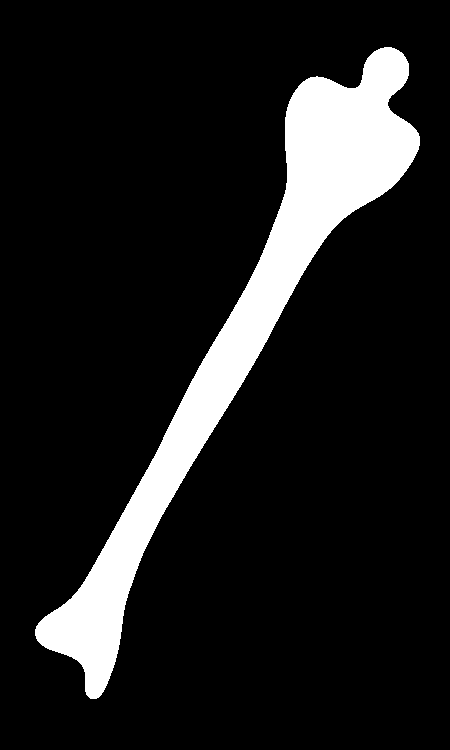
%> input picture Unidad5/hueso.tif, 450 x 750 px
$ octave P5_Ejercicio6.m   (GNU Octave 9; MATLAB toolbox functions it lacks are replaced by stand-ins)
%> lines starting %> are read from the running program, lines starting %| are printed output that depends on the picture; in (x1, y1, x2, y2) boxes, pixels count from 0 and x2, y2 are one past the last pixel; in counts of white or black regions, pixels touching at a corner belong together; the program's own positions count from 1
### Unidad5/endpoint_fcn.m
function is_end_point = endpoint_fcn(nhood)
    interval1=[-1 1 -1;-1 1 -1; -1 -1 -1];
    interval2=[1 -1 -1; -1 1 -1;-1 -1 -1];
for k = 1:4
% rot90(A, k) rota A 90o k veces
    C = bwhitmiss(nhood, rot90(interval1, k));
    D = bwhitmiss(nhood, rot90(interval2, k));
    if (C (2,2) == 1) || (D (2,2) == 1)
        % La vecindad del pixel matchea
        % una configuraci髇 de punto extremo
        is_end_point = true;
    return;
    end
end

is_end_point = false;

### Unidad5/P5_Ejercicio6.m
clc; clear all; close all;
%%Practica 5: Procesamiento morfologico
%%Ejercicio 6: Aplique la transformación hit-or-miss a una imagen binaria,
%%definiendo un par de elementos estructurales (o la matriz intervalo) de tal forma que
%%permita detectar un patrón especifico.

% Explicacion hit-or-miss
%{
C=bwhitmiss(A,B1,B2) ; % Resulta en todas las ubicaciones de A que coincidad con
%los pixeles de B1 (hit) y que no coincidan con B2 (miss)

Hay una alternativa :
C=bwhitmiss(A,B);
Donde B=matriz intervalo ; B=1 donde B1=1 ; B=-1  donde B2=1 ; B=0 en el
resto

%}

%Genero una matriz con forma de cruz
A = [ 0 0 0 0 0 0;
    0 0 1 1 0 0;
    0 1 1 1 1 0;
    0 1 1 1 1 0;
    0 0 1 1 0 0;
    0 0 0 0 0 0];


B = [ 0 -1 -1;
    1 1 -1;
    0 1 0] ; % matriz intervalo
%figure;colormap(gray(2));imagesc(B);
C = bwhitmiss(A,B);

figure
subplot(121);colormap(gray(2));imagesc(A);title('A');
subplot(122);colormap(gray(2));imagesc(C);;title('C : aplicando B "matriz intervalo" ');
%> after `title('C : aplicando B "matriz intervalo" ')`:
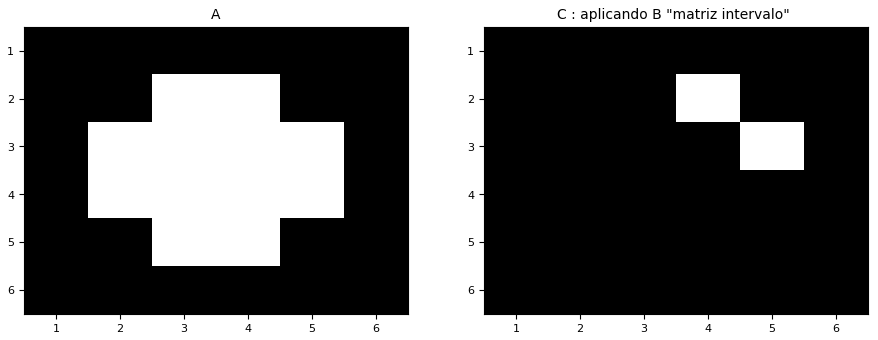
%> figure redrawn from the program's plot data, 2 panels

%Ahora usando B1 y B2
X1 = [0 0 0;
     1 1 0;
     0 1 0];

 B1=strel('arbitrary',X1);
 X2 = [0 1 1;
     0 0 1;
     0 0 0];

 B2=strel('arbitrary',X2);
 C2 = bwhitmiss(A,B1,B2);

figure
subplot(121);colormap(gray(2));imagesc(A);title('A');
subplot(122);colormap(gray(2));imagesc(C2);;title('C : aplicando B1 y B2');

%% Transformacion Hit-or-Miss usando look-up tables

%Aplica la esqueletizacion hasta que no haya mas cambios
I=imread('hueso.tif');
%> I: size 750x450 logical; 12% white; 1 white region, box (x1, y1, x2, y2) and area: (35, 47, 420, 699) 40395
Ie=bwmorph(I,'skel',inf);
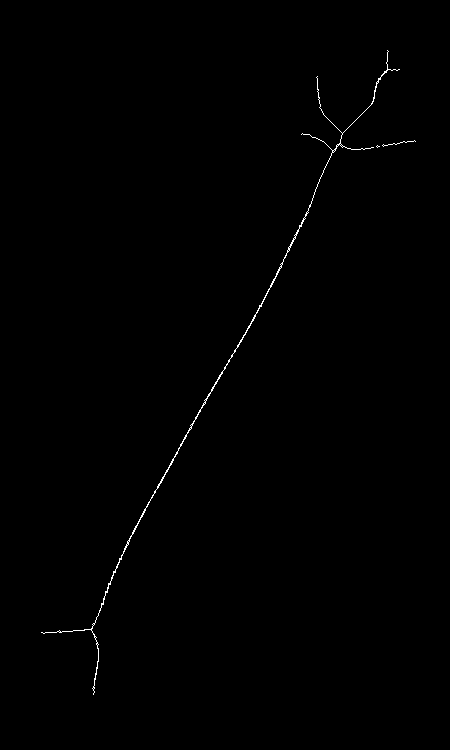
%> Ie: size 750x450 logical; 0.35% white in thin lines or dots, all inside (x1, y1, x2, y2) = (41, 50, 416, 695)

figure
subplot(1,2,1);imshow(I);title('Imagen original');
subplot(1,2,2);imshow(Ie);title('Equeletizacion');

%Determina los puntos extremos (end-points) de una imafen binaria
%La imgen de salida será binaria y en blanco tendrá los extremos sobre
%fondo negro
lut=makelut(@endpoint_fcn,3); %vecindad 3*3
O=applylut(Ie,lut);
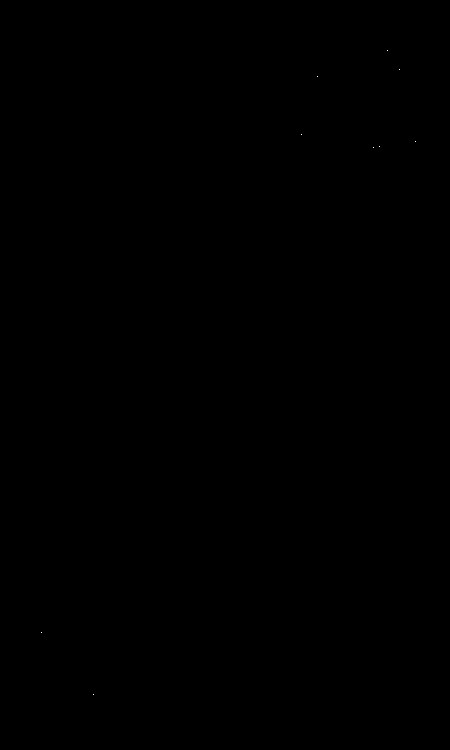
%> O: size 750x450 double; values 0 (black) and 1 (white), 0% white in thin lines or dots, all inside (x1, y1, x2, y2) = (41, 50, 416, 695)

figure
subplot(1,3,1);imshow(I);title('Imagen original');
subplot(1,3,2);imshow(Ie);title('Equeletizacion');
subplot(1,3,3);imshow(O);title('Puntos extremos');

$ run again, with Unidad5/circuito.tif copied over Unidad5/hueso.tif
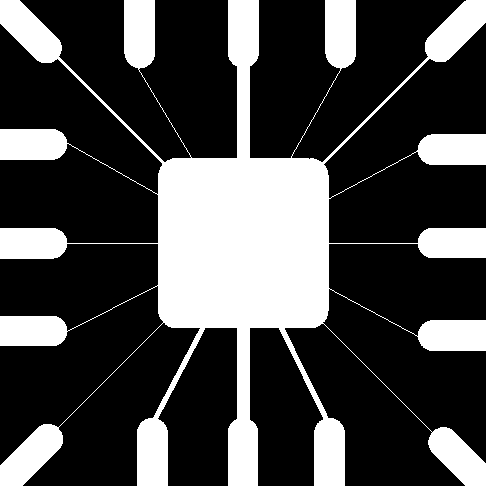
%> input picture Unidad5/circuito.tif, 486 x 486 px
%> I: size 486x486 logical; 28.1% white; 1 white region, box (x1, y1, x2, y2) and area: (0, 0, 486, 486) 66259
%> `Ie=bwmorph(I,'skel',inf);`:
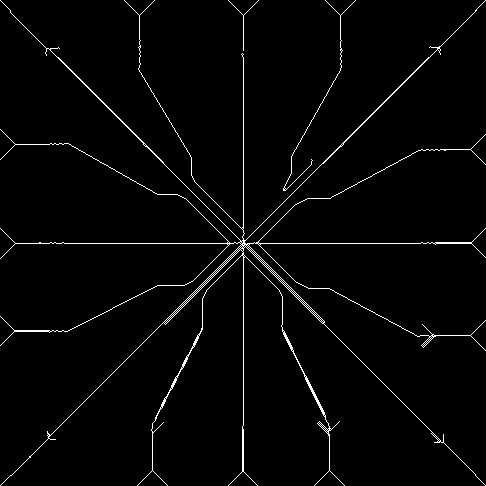
%> Ie: size 486x486 logical; 2.1% white in thin lines or dots
%> O: size 486x486 double; values 0 (black) and 1 (white), 0.02% white in thin lines or dots

$ run again, with Unidad5/cuadraditos.tif copied over Unidad5/hueso.tif
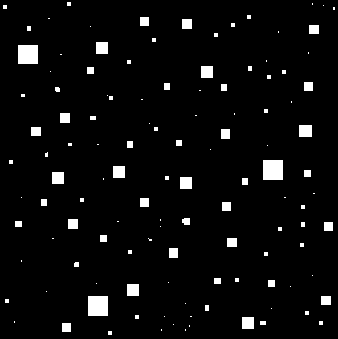
%> input picture Unidad5/cuadraditos.tif, 338 x 339 px
%> I is the input picture: size 339x338 uint8; 4.3% white; 120 white regions (73 under 20 px), largest, box (x1, y1, x2, y2) and area: (263, 160, 283, 180) 400, (88, 296, 108, 316) 400, (18, 45, 38, 64) 380
%> `Ie=bwmorph(I,'skel',inf);`:
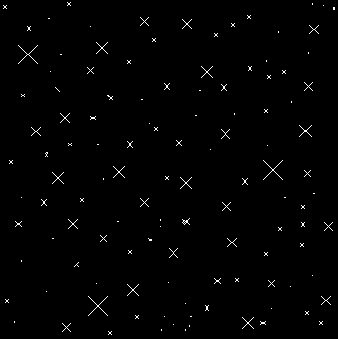
%> Ie: size 339x338 logical; 1% white in thin lines or dots
%> `O=applylut(Ie,lut);`:
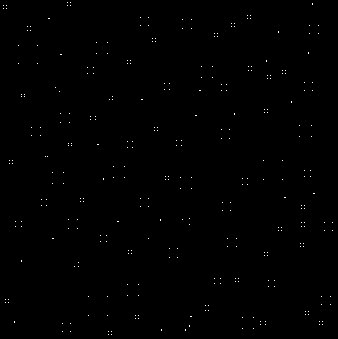
%> O: size 339x338 double; values 0 (black) and 1 (white), 0.3% white in thin lines or dots

$ run again, with Unidad5/donas.tif copied over Unidad5/hueso.tif
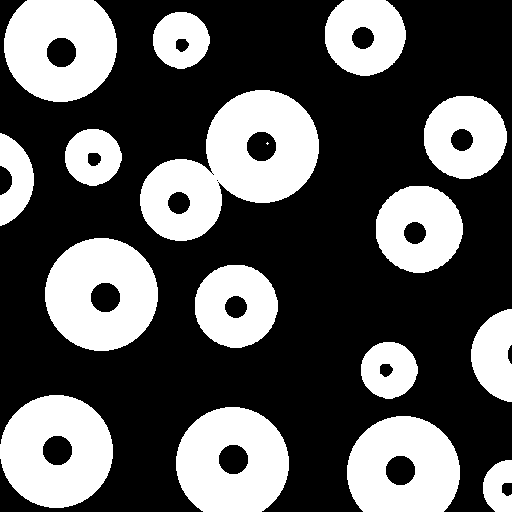
%> input picture Unidad5/donas.tif, 512 x 512 px
%> I is the input picture: size 512x512 uint8; 35.3% white; 17 white regions (1 under 20 px), largest, box (x1, y1, x2, y2) and area: (140, 90, 319, 241) 14240, (45, 238, 158, 351) 9332, (0, 395, 113, 508) 9332
%> `Ie=bwmorph(I,'skel',inf);`:
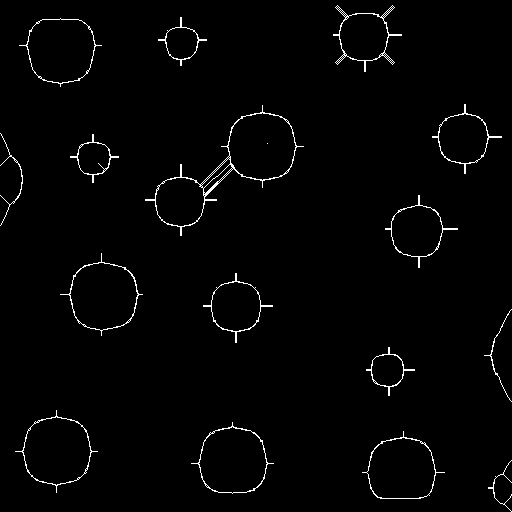
%> Ie: size 512x512 logical; 1.6% white in thin lines or dots
%> O: size 512x512 double; values 0 (black) and 1 (white), 0.01% white in thin lines or dots
